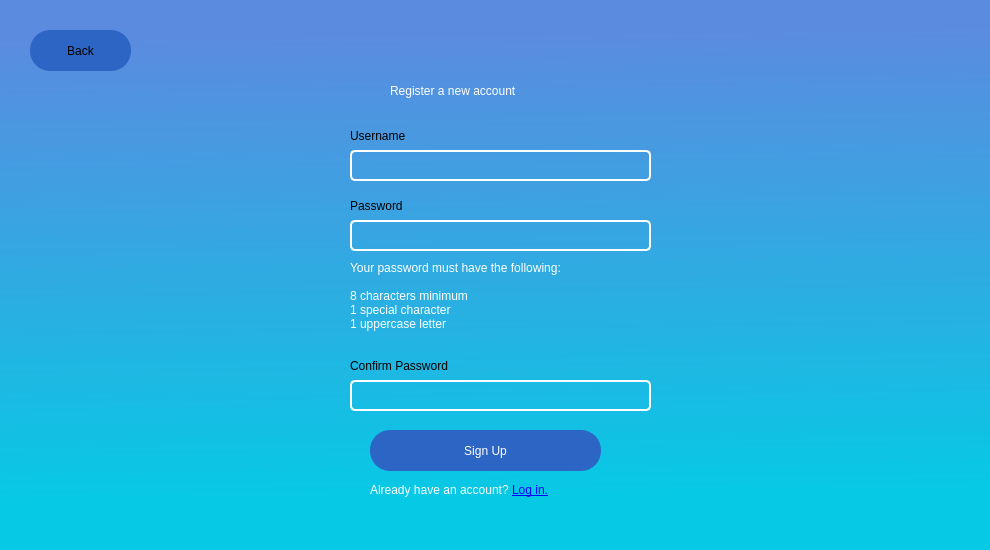
<?xml version="1.0" encoding="UTF-8"?>
<ui version="4.0">
 <class>Dialog</class>
 <widget class="QDialog" name="Dialog">
  <property name="geometry">
   <rect>
    <x>0</x>
    <y>0</y>
    <width>990</width>
    <height>550</height>
   </rect>
  </property>
  <property name="windowTitle">
   <string>Dialog</string>
  </property>
  <widget class="QWidget" name="bgwidget" native="true">
   <property name="geometry">
    <rect>
     <x>0</x>
     <y>0</y>
     <width>991</width>
     <height>551</height>
    </rect>
   </property>
   <property name="styleSheet">
    <string notr="true">QWidget#bgwidget{
background-color:qlineargradient(spread:pad, x1:0.542289, y1:0.057, x2:0.56204, y2:0.903, stop:0 rgba(91, 139, 223, 255), stop:1 rgba(6, 201, 229, 255));}</string>
   </property>
   <widget class="QLabel" name="label_6">
    <property name="geometry">
     <rect>
      <x>350</x>
      <y>290</y>
      <width>281</width>
      <height>16</height>
     </rect>
    </property>
    <property name="styleSheet">
     <string notr="true">font: 8pt &quot;MS Shell Dlg 2&quot;; color:red;</string>
    </property>
    <property name="text">
     <string/>
    </property>
   </widget>
   <widget class="QPushButton" name="signup">
    <property name="geometry">
     <rect>
      <x>370</x>
      <y>430</y>
      <width>231</width>
      <height>41</height>
     </rect>
    </property>
    <property name="styleSheet">
     <string notr="true">QPushButton{
	border-radius:20px;
	background-color: rgb(45, 101, 197);
	font: 13pt &quot;MS Shell Dlg 2&quot;;
	color: rgb(255, 255, 255);
}

QPushButton:hover {
	background-color: rgb(50, 110, 255);
	color:rgb(255, 255, 255);
}</string>
    </property>
    <property name="text">
     <string>Sign Up</string>
    </property>
   </widget>
   <widget class="QLabel" name="label_2">
    <property name="geometry">
     <rect>
      <x>390</x>
      <y>60</y>
      <width>291</width>
      <height>61</height>
     </rect>
    </property>
    <property name="styleSheet">
     <string notr="true">font: 12pt &quot;MS Shell Dlg 2&quot;;color:rgb(255, 255, 255)</string>
    </property>
    <property name="text">
     <string>Register a new account</string>
    </property>
   </widget>
   <widget class="QLabel" name="label_3">
    <property name="geometry">
     <rect>
      <x>350</x>
      <y>120</y>
      <width>91</width>
      <height>31</height>
     </rect>
    </property>
    <property name="styleSheet">
     <string notr="true">font: 9pt &quot;MS Shell Dlg 2&quot;;</string>
    </property>
    <property name="text">
     <string>Username</string>
    </property>
   </widget>
   <widget class="QLineEdit" name="username_field">
    <property name="geometry">
     <rect>
      <x>350</x>
      <y>150</y>
      <width>301</width>
      <height>31</height>
     </rect>
    </property>
    <property name="styleSheet">
     <string notr="true">QLineEdit {
	background-color:rgba(0,0,0,0);
	border: 2px solid white;
	border-radius: 5px;
	padding: 5px;
}

QLineEdit::focus{
	border: 2px solid blue;
}</string>
    </property>
   </widget>
   <widget class="QLabel" name="label_4">
    <property name="geometry">
     <rect>
      <x>350</x>
      <y>190</y>
      <width>91</width>
      <height>31</height>
     </rect>
    </property>
    <property name="styleSheet">
     <string notr="true">font: 9pt &quot;MS Shell Dlg 2&quot;;</string>
    </property>
    <property name="text">
     <string>Password</string>
    </property>
   </widget>
   <widget class="QLineEdit" name="password_field">
    <property name="geometry">
     <rect>
      <x>350</x>
      <y>220</y>
      <width>301</width>
      <height>31</height>
     </rect>
    </property>
    <property name="styleSheet">
     <string notr="true">QLineEdit {
	background-color:rgba(0,0,0,0);
	border: 2px solid white;
	border-radius: 5px;
	padding: 5px;
}

QLineEdit::focus{
	border: 2px solid blue;
}</string>
    </property>
   </widget>
   <widget class="QLabel" name="label_7">
    <property name="geometry">
     <rect>
      <x>350</x>
      <y>350</y>
      <width>121</width>
      <height>31</height>
     </rect>
    </property>
    <property name="styleSheet">
     <string notr="true">font: 9pt &quot;MS Shell Dlg 2&quot;;</string>
    </property>
    <property name="text">
     <string>Confirm Password</string>
    </property>
   </widget>
   <widget class="QLineEdit" name="confirmpassword_field">
    <property name="geometry">
     <rect>
      <x>350</x>
      <y>380</y>
      <width>301</width>
      <height>31</height>
     </rect>
    </property>
    <property name="styleSheet">
     <string notr="true">QLineEdit {
	background-color:rgba(0,0,0,0);
	border: 2px solid white;
	border-radius: 5px;
	padding: 5px;
}

QLineEdit::focus{
	border: 2px solid blue;
}</string>
    </property>
   </widget>
   <widget class="QLabel" name="error">
    <property name="geometry">
     <rect>
      <x>350</x>
      <y>410</y>
      <width>281</width>
      <height>16</height>
     </rect>
    </property>
    <property name="styleSheet">
     <string notr="true">font: 8pt &quot;MS Shell Dlg 2&quot;; color:red;</string>
    </property>
    <property name="text">
     <string/>
    </property>
   </widget>
   <widget class="QLabel" name="label_8">
    <property name="geometry">
     <rect>
      <x>350</x>
      <y>250</y>
      <width>291</width>
      <height>91</height>
     </rect>
    </property>
    <property name="styleSheet">
     <string notr="true">font: 8pt &quot;MS Shell Dlg 2&quot;;color:rgb(255, 255, 255)</string>
    </property>
    <property name="text">
     <string>Your password must have the following:

8 characters minimum
1 special character
1 uppercase letter</string>
    </property>
   </widget>
   <widget class="QLabel" name="redirect_signup">
    <property name="geometry">
     <rect>
      <x>370</x>
      <y>460</y>
      <width>291</width>
      <height>61</height>
     </rect>
    </property>
    <property name="styleSheet">
     <string notr="true">font: 9pt &quot;MS Shell Dlg 2&quot;;color:rgb(255, 255, 255)</string>
    </property>
    <property name="text">
     <string>&lt;html&gt;&lt;head/&gt;&lt;body&gt;&lt;p&gt;Already have an account? &lt;a href=&quot;login_page&quot;&gt;&lt;span style=&quot; text-decoration: underline; color:#0000ff;&quot;&gt;Log in.&lt;/span&gt;&lt;/a&gt;&lt;/p&gt;&lt;/body&gt;&lt;/html&gt;

</string>
    </property>
   </widget>
   <widget class="QLabel" name="signup_logo">
    <property name="geometry">
     <rect>
      <x>360</x>
      <y>10</y>
      <width>281</width>
      <height>61</height>
     </rect>
    </property>
    <property name="text">
     <string/>
    </property>
    <property name="pixmap">
     <pixmap resource="requirements_resource.qrc">:/newPrefix/assets/signup_logo.png</pixmap>
    </property>
    <property name="scaledContents">
     <bool>true</bool>
    </property>
   </widget>
   <widget class="QPushButton" name="back_button">
    <property name="geometry">
     <rect>
      <x>30</x>
      <y>30</y>
      <width>101</width>
      <height>41</height>
     </rect>
    </property>
    <property name="styleSheet">
     <string notr="true">QPushButton{
	border-radius:20px;
	background-color: rgb(45, 101, 197);
	font: 13pt &quot;MS Shell Dlg 2&quot;;
	color: rgb(0,0,0);
}

QPushButton:hover {
	background-color: rgb(50, 110, 255);
	color:rgb(255, 255, 255);
}</string>
    </property>
    <property name="text">
     <string>Back</string>
    </property>
   </widget>
  </widget>
 </widget>
 <resources>
  <include location="requirements_resource.qrc"/>
  <include location="back_button_resource.qrc"/>
 </resources>
 <connections/>
</ui>
